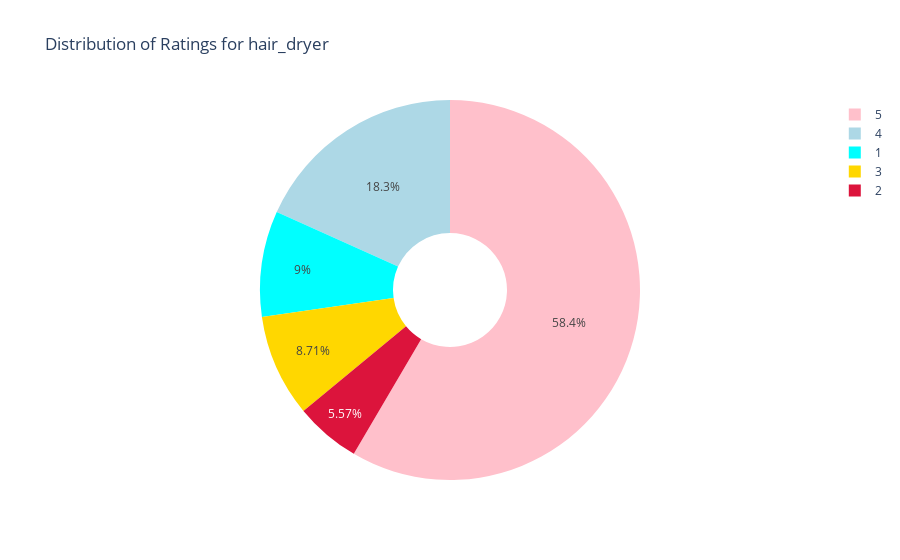
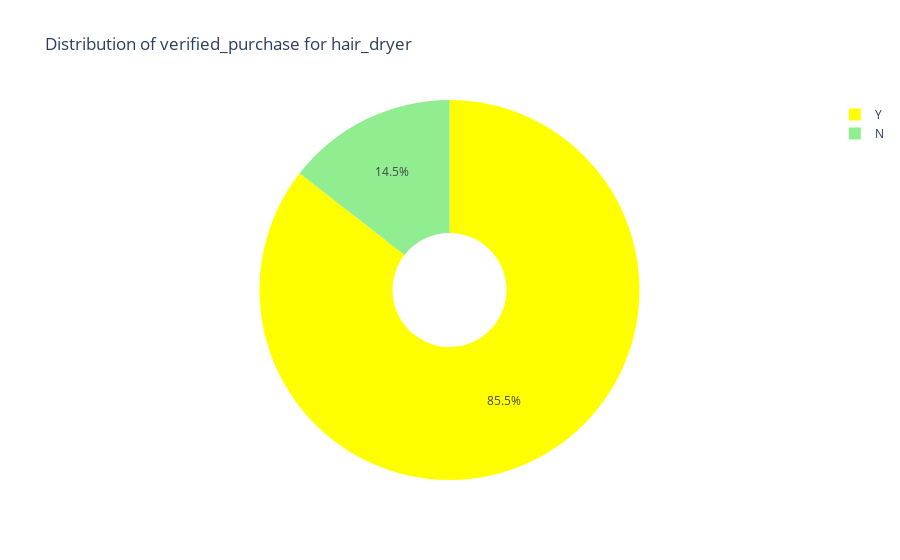
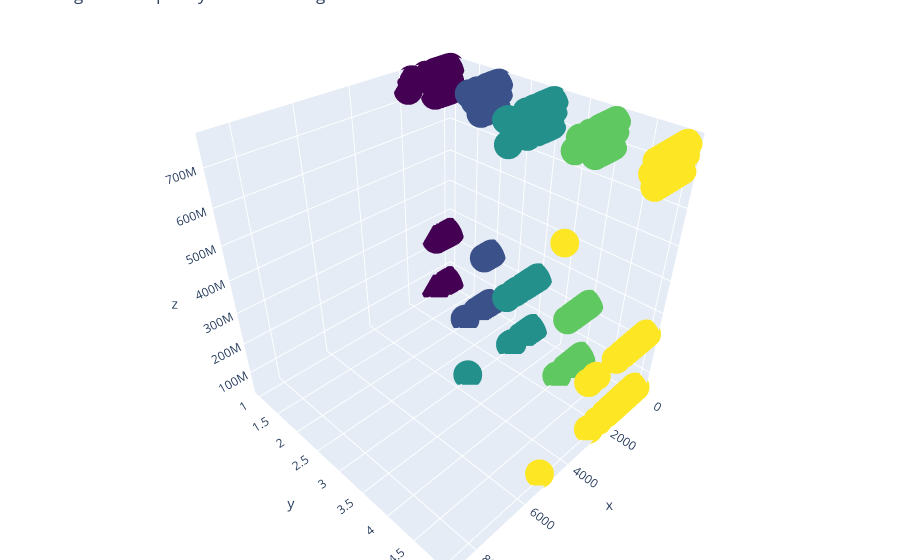

Notebook cell for these charts, in order:
### Code cell
vis_data(data_total[0],"hair_dryer")

### Figure 1 — Plotly figure (JSON) as saved in the notebook; plotly's stock layout.template omitted (floating-point values rounded to 4 significant figures)
{"data": [{"hole": 0.3, "labels": [5, 4, 1, 3, 2], "marker": {"colors": ["pink", "lightblue", "aqua", "gold", "crimson"]}, "name": "hair_dryer", "type": "pie", "values": [6703, 2095, 1032, 999, 639]}], "layout": {"paper_bgcolor": "#ffffff", "plot_bgcolor": "#ffffff", "title": {"text": "Distribution of Ratings for hair_dryer"}}}

### Figure 2 — Plotly figure (JSON) as saved in the notebook; plotly's stock layout.template omitted (floating-point values rounded to 4 significant figures)
{"data": [{"hole": 0.3, "labels": ["Y", "N"], "marker": {"colors": ["yellow", "lightgreen"]}, "name": "hair_dryer", "type": "pie", "values": [9809, 1659]}], "layout": {"paper_bgcolor": "#ffffff", "plot_bgcolor": "#ffffff", "title": {"text": "Distribution of verified_purchase for hair_dryer"}}}

### Figure 3 — Plotly figure (JSON) as saved in the notebook; plotly's stock layout.template omitted (floating-point values rounded to 4 significant figures; data arrays with more than 128 entries replaced by an {"elided": "..."} marker saying what was removed)
{"data": [{"marker": {"color": {"elided": "11468 int values"}, "colorscale": [[0, "#440154"], [0.1111, "#482878"], [0.2222, "#3e4989"], [0.3333, "#31688e"], [0.4444, "#26828e"], [0.5556, "#1f9e89"], [0.6667, "#35b779"], [0.7778, "#6ece58"], [0.8889, "#b5de2b"], [1, "#fde725"]], "size": 10}, "mode": "markers", "name": "hair_dryer", "type": "scatter3d", "x": {"elided": "11468 int values"}, "y": {"elided": "11468 int values"}, "z": {"elided": "2508 int values"}}], "layout": {"margin": {"b": 0, "l": 0, "r": 0, "t": 0}, "paper_bgcolor": "#ffffff", "plot_bgcolor": "#ffffff", "title": {"text": "Length vs Frequency word vs Ratings"}}}
